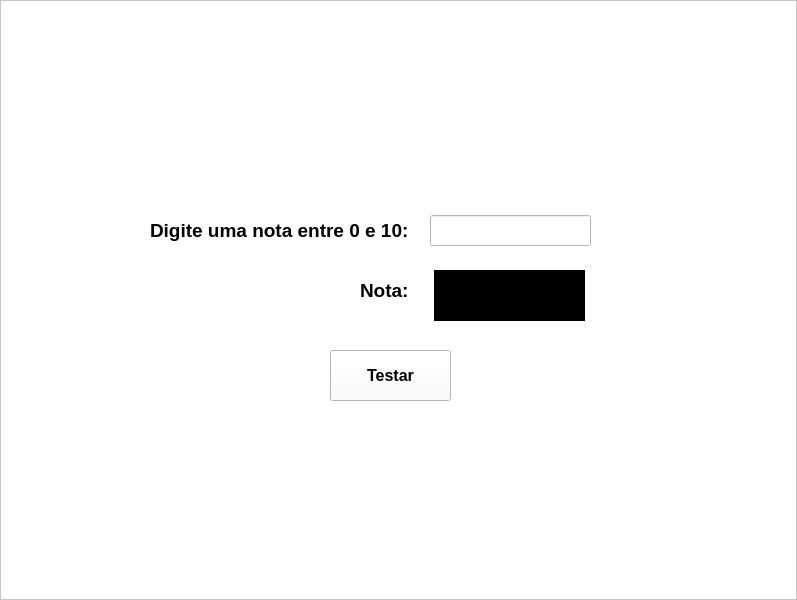
<?xml version="1.0" encoding="UTF-8"?>
<ui version="4.0">
 <class>boletim</class>
 <widget class="QMainWindow" name="boletim">
  <property name="geometry">
   <rect>
    <x>0</x>
    <y>0</y>
    <width>797</width>
    <height>600</height>
   </rect>
  </property>
  <property name="windowTitle">
   <string>MainWindow</string>
  </property>
  <widget class="QWidget" name="centralwidget">
   <layout class="QHBoxLayout" name="horizontalLayout">
    <property name="spacing">
     <number>0</number>
    </property>
    <property name="leftMargin">
     <number>0</number>
    </property>
    <property name="topMargin">
     <number>0</number>
    </property>
    <property name="rightMargin">
     <number>0</number>
    </property>
    <property name="bottomMargin">
     <number>0</number>
    </property>
    <item>
     <widget class="QFrame" name="frame">
      <property name="styleSheet">
       <string notr="true">background-color: #FFF;</string>
      </property>
      <property name="frameShape">
       <enum>QFrame::StyledPanel</enum>
      </property>
      <property name="frameShadow">
       <enum>QFrame::Raised</enum>
      </property>
      <widget class="QLabel" name="label">
       <property name="geometry">
        <rect>
         <x>150</x>
         <y>200</y>
         <width>281</width>
         <height>61</height>
        </rect>
       </property>
       <property name="font">
        <font>
         <family>Arial</family>
         <pointsize>14</pointsize>
         <weight>75</weight>
         <bold>true</bold>
        </font>
       </property>
       <property name="text">
        <string>Digite uma nota entre 0 e 10: </string>
       </property>
      </widget>
      <widget class="QLineEdit" name="lineEdit">
       <property name="geometry">
        <rect>
         <x>430</x>
         <y>215</y>
         <width>161</width>
         <height>31</height>
        </rect>
       </property>
      </widget>
      <widget class="QLabel" name="label_2">
       <property name="geometry">
        <rect>
         <x>360</x>
         <y>260</y>
         <width>71</width>
         <height>61</height>
        </rect>
       </property>
       <property name="font">
        <font>
         <family>Arial</family>
         <pointsize>14</pointsize>
         <weight>75</weight>
         <bold>true</bold>
        </font>
       </property>
       <property name="text">
        <string>Nota:</string>
       </property>
      </widget>
      <widget class="QLabel" name="label_nota">
       <property name="geometry">
        <rect>
         <x>434</x>
         <y>270</y>
         <width>151</width>
         <height>51</height>
        </rect>
       </property>
       <property name="font">
        <font>
         <family>Arial</family>
         <pointsize>12</pointsize>
         <weight>75</weight>
         <bold>true</bold>
        </font>
       </property>
       <property name="styleSheet">
        <string notr="true">background-color: #000;
color: #FFF;</string>
       </property>
       <property name="text">
        <string/>
       </property>
       <property name="alignment">
        <set>Qt::AlignCenter</set>
       </property>
      </widget>
      <widget class="QPushButton" name="pb_nota">
       <property name="geometry">
        <rect>
         <x>330</x>
         <y>350</y>
         <width>121</width>
         <height>51</height>
        </rect>
       </property>
       <property name="font">
        <font>
         <family>Arial</family>
         <pointsize>12</pointsize>
         <weight>75</weight>
         <bold>true</bold>
        </font>
       </property>
       <property name="text">
        <string>Testar</string>
       </property>
      </widget>
     </widget>
    </item>
   </layout>
  </widget>
 </widget>
 <resources/>
 <connections/>
</ui>
